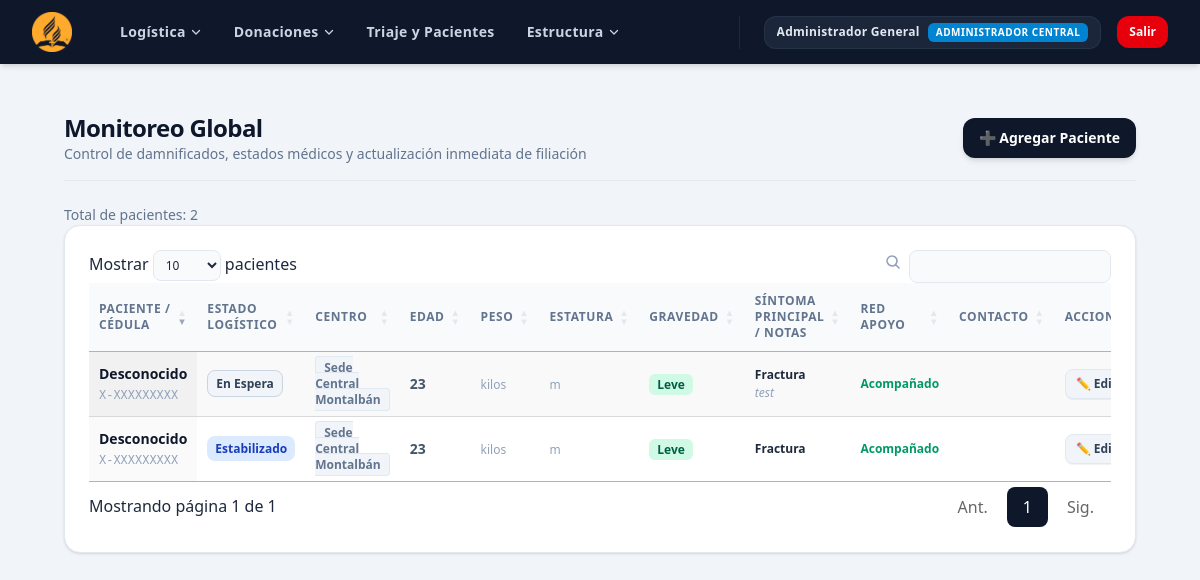
/atencion_pacientes.php (signed in), run on the app's committed database.
### tables this page shows
CREATE TABLE `victimas` (
  `id` int(11) NOT NULL,
  `centro_id` int(11) NOT NULL,
  `usuario_id` int(11) NOT NULL,
  `nombre_apellido` varchar(150) DEFAULT NULL,
  `cedula` varchar(20) DEFAULT NULL,
  `edad_aproximada` int(11) NOT NULL,
  `estado_logistico` enum('Sin Atender','Atendido','Despachado','Fallecido') NOT NULL DEFAULT 'Sin Atender',
  `gravedad_triaje` enum('Leve','Moderado','Crítico') NOT NULL,
  `sintoma_principal` varchar(255) NOT NULL,
  `red_o_apoyo` enum('Sí','No') NOT NULL DEFAULT 'No',
  `observaciones` text DEFAULT NULL,
  `fecha_registro` timestamp NOT NULL DEFAULT current_timestamp()
);

CREATE TABLE `centros_acopio` (
  `id` int(11) NOT NULL,
  `nombre` varchar(120) NOT NULL,
  `direccion` varchar(255) DEFAULT NULL,
  `telefono` varchar(30) DEFAULT NULL,
  `es_sede_principal` tinyint(1) DEFAULT 0,
  `activo` tinyint(1) DEFAULT 1
);

### atencion_pacientes.php (the view, shortened to what this page needs)
<?php
try {
    require_once('conexion.php');
    $es_admin = ($_SESSION['rol'] === 'administrador_central');
    if ($es_admin) {
        $query = "SELECT v.*, u.nombre AS voluntario_nombre, c.nombre AS centro_nombre
                  FROM victimas v
                  JOIN usuarios u ON v.usuario_id = u.id
                  JOIN centros_acopio c ON v.centro_id = c.id
                  ORDER BY v.fecha_registro DESC";
    }
    $victimas = $conn->query($query);
    $pacientes_query = $conn->query("SELECT COUNT(*) AS pacientes FROM victimas");
    $pacientes_row = mysqli_fetch_assoc($pacientes_query);
    $pacientes = $pacientes_row['pacientes'];
} catch (Exception $e) {
    if (isset($conn) && $conn->ping()) { $conn->rollback(); }
    echo "<script>alert('❌ Error: " . addslashes($e->getMessage()) . "'); window.location.href='atencion_pacientes';</script>";
    exit;
}
include('header.php');
?>
<!DOCTYPE html>
<html lang="es">
<head>
    <script src="https://cdn.jsdelivr.net/npm/@tailwindcss/browser@4"></script>
    <link rel="stylesheet" href="https://cdn.datatables.net/1.13.6/css/jquery.dataTables.min.css">
</head>
<body class="bg-slate-100 min-h-screen font-sans">
<div class="max-w-7xl mx-auto px-4 py-6 sm:px-6 lg:px-8">
    <div class="mb-6 flex flex-col sm:flex-row sm:items-center sm:justify-between gap-4 border-b border-slate-200 pb-4">
        <div>
            <h2 class="text-xl sm:text-2xl font-black text-slate-900 tracking-tight">
                 <?= $es_admin ? ' Monitoreo Global' : ' Triaje de Pacientes' ?>
            </h2>
            <p class="text-sm text-slate-500 font-medium">Control de damnificados, estados médicos y actualización inmediata de filiación</p>
        </div>
        <div>
            <button onclick="abrirModal()" class="w-full sm:w-auto inline-flex items-center justify-center gap-2 px-4 py-2.5 bg-slate-900 text-white font-bold text-sm rounded-xl hover:bg-slate-800 shadow-md transition cursor-pointer">
                ➕ Agregar Paciente
            </button>
        </div>
    </div>
     <p class="text-sm text-slate-500 font-medium ">Total de pacientes: <?= $pacientes ?> </p>
    <div class="bg-white rounded-2xl shadow-sm border border-slate-200 p-4 sm:p-6">
        <?php if ($victimas->num_rows === 0): ?>
            <div class="text-center py-12 text-slate-400 text-sm font-medium">
                No hay pacientes registradas bajo estos parámetros de búsqueda.
            </div>
        <?php else: ?>
            <div class="hidden md:block overflow-x-auto">
                <table id="tabla-victimas" class="w-full text-left text-sm border-collapse display">
                    <thead>
                        <tr class="border-b border-slate-200 bg-slate-50 text-slate-500 font-bold text-xs uppercase tracking-wider">
                            <th class="p-3">Paciente / Cédula</th>
                            <th class="p-3">Estado Logístico</th>
                            <?php if($es_admin): ?> <th class="p-3">Centro</th> <?php endif; ?>
                            <th class="p-3">Edad</th>
                            <th class="p-3">Peso</th>
                            <th class="p-3">Estatura</th>
                            <th class="p-3">Gravedad</th>
                            <th class="p-3">Síntoma Principal / Notas</th>
                            <th class="p-3">Red Apoyo</th>
                            <th class="p-3">Contacto</th>
                            <th class="p-3 text-center">Acciones</th>
                        </tr>
                    </thead>
                    <tbody class="divide-y divide-slate-100 text-slate-700">
                        <?php while($row = $victimas->fetch_assoc()): ?>
                            <tr class="hover:bg-slate-50/80 transition duration-100">
                                <td class="p-3">
                                    <span class="font-bold text-slate-900 block"><?= htmlspecialchars($row['nombre_apellido']); ?></span>
                                    <span class="text-xs font-mono text-slate-400"><?= htmlspecialchars($row['cedula']); ?></span>
                                </td>
                                <td class="p-3 text-xs font-bold">
                                    <?php
                                    $est = $row['estado_logistico'];
                                    if($est == 'Sin Atender') echo '<span class="px-2 py-1 bg-slate-100 text-slate-700 border border-slate-300 rounded-lg">En Espera</span>';
                                    if($est == 'Atendido') echo '<span class="px-2 py-1 bg-blue-100 text-blue-800 rounded-lg">Estabilizado</span>';
                                    ?>
                                </td>
                                <?php if($es_admin): ?>
                                    <td class="p-3 font-bold text-xs text-slate-500">
                                        <span class="bg-slate-100 px-2 py-0.5 rounded border border-slate-200"><?= htmlspecialchars($row['centro_nombre']); ?></span>
                                    </td>
                                <?php endif; ?>
                                <td class="p-3 font-semibold text-slate-600"><?= $row['edad_aproximada']; ?> <span class="text-xs text-slate-400 font-normal"><?= $row['edad_unidad']; ?></span></td>
                                <td class="p-3 font-semibold text-slate-600"><?= $row['peso']; ?> <span class="text-xs text-slate-400 font-normal">kilos</span></td>
                                <td class="p-3 font-semibold text-slate-600"><?= $row['estatura']; ?> <span class="text-xs text-slate-400 font-normal">m</span></td>
                                <td class="p-3">
                                    <?php if($row['gravedad_triaje'] === 'Leve'): ?>
                                        <span class="px-2 py-0.5 rounded-md text-xs font-bold bg-emerald-100 text-emerald-800">Leve</span>
                                    <?php elseif($row['gravedad_triaje'] === 'Moderado'): ?>
                                        <span class="px-2 py-0.5 rounded-md text-xs font-bold bg-amber-100 text-amber-800">Moderado</span>
                                    <?php else: ?>
                                        <span class="px-2 py-0.5 rounded-md text-xs font-bold bg-rose-100 text-rose-800 animate-pulse">Crítico</span>
                                    <?php endif; ?>
                                </td>
                                <td class="p-3 text-xs">
                                    <span class="font-bold text-slate-800 block"><?= htmlspecialchars($row['sintoma_principal']); ?></span>
                                    <?php if($row['observaciones']): ?>
                                        <span style="display: block; white-space: pre-line;" class="text-slate-400 italic block mt-0.5"> <?= str_replace('\r\n', '<br>', htmlspecialchars($row['observaciones'], ENT_QUOTES, 'UTF-8')) ?> </span>
                                    <?php endif; ?>
                                </td>
                                <td class="p-3 text-xs font-bold">
                                    <?= $row['red_o_apoyo'] === 'Sí' ? '<span class="text-emerald-600">Acompañado</span>' : '<span class="text-amber-600">Solo / Buscando</span>'; ?>
                                </td>
                               <td class="p-3">
                                </td>
                                <td class="p-3 text-center whitespace-nowrap">
                                    <button type="button"
                                            onclick='abrirModalEdicion(<?= json_encode($row, JSON_HEX_APOS | JSON_HEX_QUOT); ?>)'
                                            class="px-2.5 py-1.5 text-xs font-bold bg-slate-100 text-slate-700 border border-slate-200 hover:bg-slate-200 rounded-lg transition shadow-2xs cursor-pointer">
                                        ✏️ Editar
                                    </button>
                                </td>
                            </tr>
                        <?php endwhile; ?>
                    </tbody>
                </table>
            </div>
        <?php endif; ?>
    </div>
</div>
</body>
</html>

### atencion_pacientes.php (style rules this page uses)
table.dataTable { border-collapse: collapse !important; }

### data on the page
victimas: nombre_apellido "Desconocido", cedula "X-XXXXXXXXX", estado_logistico "En Espera", centro.nombre "Sede Central Montalbán", edad_aproximada "23", gravedad_triaje "Leve", sintoma_principal "Fractura", observaciones "test", red_o_apoyo "Acompañado"
victimas: nombre_apellido "Desconocido", cedula "X-XXXXXXXXX", estado_logistico "Estabilizado", centro.nombre "Sede Central Montalbán", edad_aproximada "23", gravedad_triaje "Leve", sintoma_principal "Fractura", red_o_apoyo "Acompañado"

### other printed values
$_SESSION['nombre'] "Administrador General"
str_replace('_', ' ', $_SESSION['rol']) "ADMINISTRADOR CENTRAL"
$pacientes "2"
